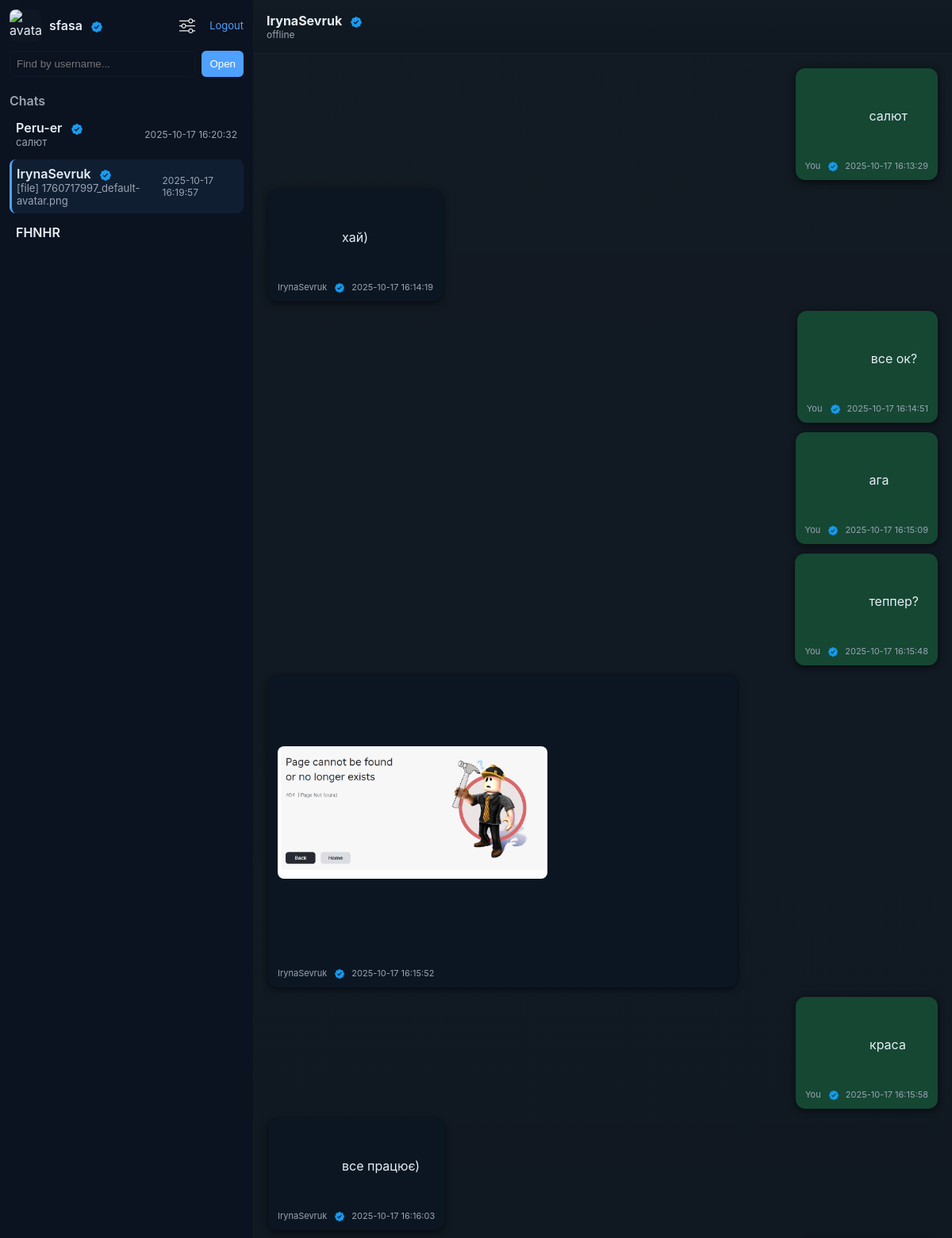
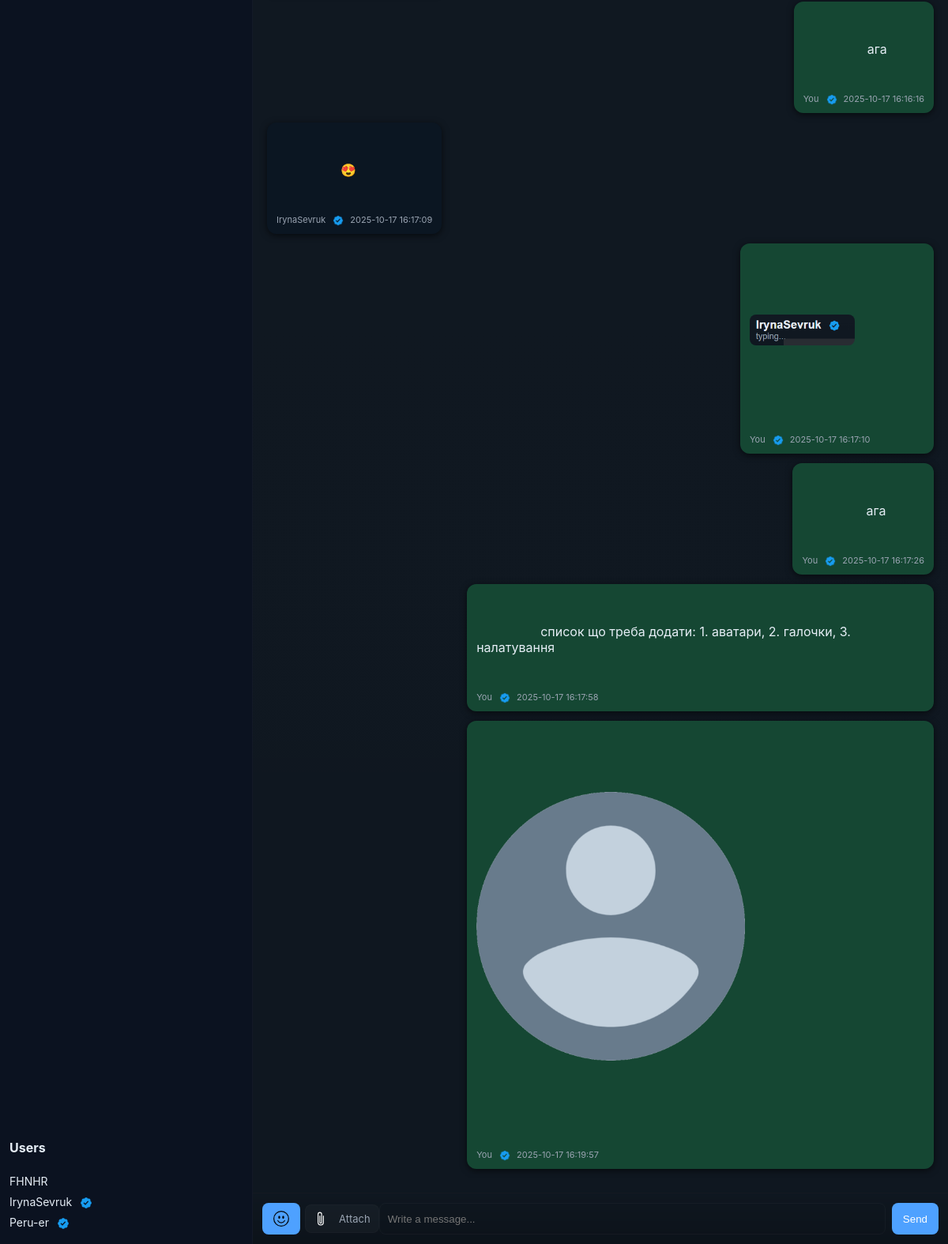
The app's page /chat/1 (signed in) with its own data (2 pictures, top to bottom).
### tables this page shows
CREATE TABLE users
                      (id INTEGER PRIMARY KEY, email TEXT UNIQUE, username TEXT UNIQUE, password TEXT, avatar_url TEXT DEFAULT '', last_seen DATETIME, is_verified INTEGER DEFAULT 0, verification_code TEXT, verification_expiry DATETIME, last_verification_sent DATETIME);

CREATE TABLE messages
                      (id INTEGER PRIMARY KEY AUTOINCREMENT,
                       chat_id INTEGER,
                       sender_id INTEGER,
                       message TEXT,
                       file_url TEXT,
                       file_type TEXT,
                       timestamp DATETIME DEFAULT CURRENT_TIMESTAMP);

### app.py (the view)
@app.get("/chat/{chat_id}", response_class=HTMLResponse, name="chat")
def chat_page(request: Request, chat_id: int):
    user_id = request.session.get('user_id')
    if not user_id:
        return RedirectResponse(url="/login")
    db = get_db_conn()
    me_row = get_user_by_id(db, user_id)
    if not me_row:
        request.session.pop('user_id', None)
        db.close()
        return RedirectResponse(url="/login")
    me = _row_to_dict_with_defaults(me_row, defaults={"avatar_url": "", "is_verified": 0})
    me['is_verified'] = _to_int_flag(me.get('is_verified', 0))
    cur = db.execute("SELECT user1_id, user2_id FROM chats WHERE id = ?", (chat_id,))
    chat_row = cur.fetchone()
    if not chat_row:
        db.close()
        return HTMLResponse(content="Чат не знайдено", status_code=404)
    other_id = chat_row['user1_id'] if chat_row['user1_id'] != me['id'] else chat_row['user2_id']
    other_row = get_user_by_id(db, other_id)
    other = _row_to_dict_with_defaults(other_row or {}, defaults={"avatar_url": "", "is_verified": 0, "username": "Unknown", "email": ""})
    other['is_verified'] = _to_int_flag(other.get('is_verified', 0))
    raw_messages = get_messages(db, chat_id)
    messages = []
    for r in raw_messages:
        m = _row_to_dict_with_defaults(r, defaults={"file_url": "", "file_type": "", "message": ""})
        m['is_verified'] = _to_int_flag(m.get('is_verified', 0))
        messages.append(m)
    chats_raw = list_user_chats(db, me['id'])
    chats = []
    for c in chats_raw:
        cc = dict(c)
        cc['other_avatar'] = cc.get('other_avatar') or ''
        cc['other_is_verified'] = _to_int_flag(cc.get('other_is_verified', 0))
        chats.append(cc)
    rows = db.execute("SELECT id, username, email, avatar_url, is_verified FROM users WHERE id != ? ORDER BY username COLLATE NOCASE", (me['id'],)).fetchall()
    users = []
    for r in rows:
        u = _row_to_dict_with_defaults(r, defaults={"avatar_url": "", "is_verified": 0})
        u['is_verified'] = _to_int_flag(u.get('is_verified', 0))
        users.append(u)
    db.close()
    return templates.TemplateResponse("chat.html", {
        "request": request, "me": me, "other": other, "messages": messages,
        "chat_id": chat_id, "chats": chats, "users": users
    })

### templates/chat.html (shortened to what this page needs)
<!DOCTYPE html>
<html lang="en">
<head>
  <link rel="stylesheet" href="{{ url_for('static', path='css/style.css') }}">
</head>
<body>
  <div class="app">
    <aside class="sidebar">
      <div class="sidebar-header">
        <div style="display:flex;align-items:center;gap:10px;">
          <img src="{{ me['avatar_url']|default(url_for('static', path='icons/default-avatar.png')) }}"
            class="avatar-sm" alt="avatar" width="40" height="40" loading="eager">
          <div>
            <div style="font-weight:600">
              {{ me['username'] }}
              {% if me['is_verified']|default(0)|int == 1 %}
                <img src="{{ url_for('static', path='icons/verified.png') }}" class="verified-icon" alt="verified" title="Verified email">
              {% endif %}
            </div>
          </div>
        </div>
        <div style="display:flex;align-items:center;gap:8px;">
          <a href="{{ url_for('settings') }}" title="Settings" class="icon-btn" style="padding:4px;">
            <img src="{{ url_for('static', path='icons/sliders.svg') }}" alt="settings" style="width:20px;height:20px;filter:invert(1)">
          </a>
          <a class="logout" href="{{ url_for('logout') }}" style="color:var(--accent);text-decoration:none;">Logout</a>
        </div>
      </div>
      <div class="search">
        <form action="{{ url_for('start_chat_by_username') }}" method="POST" class="search-form">
          <input name="username" placeholder="Find by username..." />
          <button type="submit">Open</button>
        </form>
      </div>
      <div class="chats-list">
        <h4>Chats</h4>
        {% for c in chats %}
          <a class="chat-item {% if c['chat_id'] == chat_id %}active{% endif %}" href="{{ url_for('chat', chat_id=c['chat_id']) }}">
            <div style="display:inline-block;vertical-align:middle;">
              <div class="chat-name">
                {{ c['other_username'] }}
                {% if c['other_is_verified']|default(0)|int == 1 %}
                  <img src="{{ url_for('static', path='icons/verified.png') }}" class="verified-icon" alt="verified" title="Verified email">
                {% endif %}
              </div>
              <div class="chat-preview">{{ c['last_message'][:40] }}</div>
            </div>
            <div class="chat-time">{{ c['last_ts'] or '' }}</div>
          </a>
        {% endfor %}
      </div>
      <div class="users-list">
        <h4>Users</h4>
        <ul>
          {% for u in users %}
            <li>
              <a href="{{ url_for('start_chat', receiver_id=u['id']) }}">
                {{ u['username'] }}
                {% if u['is_verified']|default(0)|int == 1 %}
                  <img src="{{ url_for('static', path='icons/verified.png') }}" class="verified-icon" alt="verified" title="Verified email">
                {% endif %}
              </a>
            </li>
          {% endfor %}
        </ul>
      </div>
    </aside>
    <main class="chat-main">
      <header class="chat-header">
        <div class="other-info" id="other-info" style="cursor:pointer;">
          <strong id="other-username">
            {{ other['username'] }}
            {% if other['is_verified']|default(0)|int == 1 %}
              <img src="{{ url_for('static', path='icons/verified.png') }}" class="verified-icon" alt="verified" title="Verified email">
            {% endif %}
          </strong>
          <div id="other-status" class="small" style="color:var(--muted);">offline</div>
        </div>
      </header>
      <section class="messages" id="messages" data-last-id="{{ (messages[-1]['id'] if messages|length>0 else 0) }}">
        {% for m in messages %}
          <div class="message {% if m['sender_id'] == me['id'] %}from-me{% else %}from-other{% endif %}" data-msg-id="{{ m['id'] }}">
            <div class="msg-content">
              <div class="msg-text">
                {% if m['file_url'] %}
                  {% if m['file_type'] == 'image' %}
                    <img src="{{ m['file_url'] }}" class="chat-image" alt="image" data-full="{{ m['file_url'] }}" loading="lazy">
                  {% elif m['file_type'] == 'audio' %}
                    <audio controls src="{{ m['file_url'] }}"></audio>
                    {% if m['message'] and not m['message'].startswith('[file]') %}
                      <div>{{ m['message'] }}</div>
                    {% endif %}
                  {% else %}
                    <a href="{{ m['file_url'] }}" target="_blank" rel="noopener">{{ m['message'] or 'File' }}</a>
                  {% endif %}
                {% else %}
                  {{ m['message'] }}
                {% endif %}
              </div>
              <div class="msg-meta">
                <span class="msg-sender">
                  {% if m['sender_id'] == me['id'] %}
                    You
                    {% if m['is_verified']|default(0)|int == 1 %}
                      <img src="{{ url_for('static', path='icons/verified.png') }}" class="verified-icon-inline" alt="verified" title="Verified email">
                    {% endif %}
                  {% else %}
                    {{ m['username'] }}
                    {% if m['is_verified']|default(0)|int == 1 %}
                      <img src="{{ url_for('static', path='icons/verified.png') }}" class="verified-icon-inline" alt="verified" title="Verified email">
                    {% endif %}
                  {% endif %}
                </span>
                <span class="msg-time">{{ m['timestamp'] }}</span>
              </div>
            </div>
          </div>
        {% endfor %}
      </section>
      <form id="composer" class="composer" onsubmit="return false;">
        <button type="button" id="btn-emoji" class="icon-btn" title="Emoji" aria-label="emoji">
          <img src="{{ url_for('static', path='icons/emoji-icon.svg') }}" alt="emoji" />
        </button>
        <div class="file-input-wrapper">
          <label class="file-label" for="file_input" title="Attach file">
            <img src="{{ url_for('static', path='icons/paperclip.svg') }}" style="width:18px;height:18px;filter:invert(1)">
            <span class="file-name" id="file-name">Attach</span>
          </label>
        </div>
        <input id="message_input" name="message" autocomplete="off" placeholder="Write a message..." required />
        <button id="send_btn" type="submit">Send</button>
      </form>
    </main>
  </div>
</body>
</html>

### static/css/style.css (style rules this page uses)
:root { --bg:#0f1720; --panel:#0b1220; --muted:#9aa4b2; --accent:#4ea1ff; --me-bg:#154733; --other-bg:#0b1622; --text:#e6eef6; font-family: Inter, Roboto, Arial, sans-serif; }
* { box-sizing:border-box }
body { margin:0;background:var(--bg);color:var(--text) }
.app { display:flex;height:100vh;align-items:stretch }
.sidebar { width:320px;background:var(--panel);border-right:1px solid rgba(255,255,255,0.03);display:flex;flex-direction:column;padding:12px;gap:12px }
.sidebar-header { display:flex;justify-content:space-between;align-items:center }
.logout { font-size:13px;color:var(--accent);text-decoration:none }
.search .search-form { display:flex;gap:8px }
.search input { flex:1;padding:8px;border:1px solid rgba(255,255,255,0.03);border-radius:6px;background:transparent;color:var(--text) }
.search button { padding:8px 10px;border-radius:6px;border:0;background:var(--accent);color:white }
.chats-list { overflow:auto;flex:0 0 auto }
.chats-list h4 { margin:8px 0 6px 0;color:var(--muted);font-weight:600 }
.chat-item { display:flex;justify-content:space-between;align-items:center;padding:8px;border-radius:8px;text-decoration:none;color:inherit;margin-bottom:6px }
.chat-item.active { background:rgba(78,161,255,0.08);border-left:3px solid var(--accent);padding-left:6px }
.chat-name { font-weight:600 }
.chat-preview { font-size:13px;color:var(--muted) }
.chat-time { font-size:12px;color:var(--muted) }
.users-list { margin-top:auto }
.users-list ul { list-style:none;padding:0;margin:6px 0 0 0 }
.users-list li { margin-bottom:6px }
.users-list a { color:inherit;text-decoration:none;font-size:14px }
.chat-main { flex:1;display:flex;flex-direction:column }
.chat-header { padding:16px;border-bottom:1px solid rgba(255,255,255,0.03);background:linear-gradient(180deg, rgba(255,255,255,0.01), transparent);display:flex;align-items:center;gap:12px }
.messages { flex:1;padding:18px;overflow:auto;background:linear-gradient(180deg, rgba(255,255,255,0.01), transparent) }
.message { max-width:70%;margin-bottom:12px;display:flex }
.from-me { margin-left:auto;justify-content:flex-end }
.msg-content { background:var(--other-bg);padding:10px 12px;border-radius:12px;box-shadow:0 2px 8px rgba(0,0,0,0.6);color:var(--text) }
.from-me .msg-content { background:var(--me-bg) }
.msg-text { white-space:pre-wrap }
.msg-meta { font-size:11px;color:var(--muted);margin-top:6px;display:flex;gap:8px }
.composer { display:flex;padding:12px;border-top:1px solid rgba(255,255,255,0.03);background:linear-gradient(180deg, transparent, rgba(0,0,0,0.2)) }
.composer input { flex:1;padding:10px;border-radius:8px;border:1px solid rgba(255,255,255,0.03);margin-right:8px;background:transparent;color:var(--text) }
.composer button { padding:10px 14px;border-radius:8px;border:0;background:var(--accent);color:white }
.small { font-size:12px;color:var(--muted) }
.msg-content img.chat-image { max-width:60%; height:auto; }
.file-input-wrapper { display:inline-flex; align-items:center; gap:8px; }
.file-label { display:inline-flex; align-items:center; gap:8px; padding:8px 10px; border-radius:8px; background:rgba(255,255,255,0.03); cursor:pointer; border:1px solid rgba(255,255,255,0.02); color:var(--text); }
.file-name { font-size:13px; color:var(--muted); margin-left:6px; max-width:160px; overflow:hidden; text-overflow:ellipsis; white-space:nowrap; }
.avatar-sm { width: 40px; height: 40px; border-radius: 8px; object-fit: cover; display: inline-block; vertical-align: middle; }
.sidebar .avatar-sm, .chat-item .avatar-xs, #profile_panel .avatar-lg { max-width: 100%; height: auto; }
.msg-content img.chat-image { max-width: 60%; max-height: 60vh; width: auto; height: auto; border-radius: 8px; object-fit: cover; display: block; margin-bottom: 6px; cursor: pointer; }
.avatar-sm, .avatar-xs, .avatar-lg { background-color: rgba(255,255,255,0.02); overflow: hidden; display: inline-block; }
img { max-width: 100%; }
img[alt="avatar"] { object-fit: cover; }

### records on screen
users: username "sfasa"
users: other_username "Peru-er", c "салют", c "2025-10-17 16:20:32", username "Peru-er", is_verified 1 (drawn)
users: other_username "IrynaSevruk", c "[file] 1760717997_default-avatar.png", c "2025-10-17 16:19:57", username "IrynaSevruk", is_verified 1 (drawn)
users: other_username "FHNHR", username "FHNHR"
messages: message "салют", timestamp "2025-10-17 16:13:29"
messages: message "хай)", username "IrynaSevruk", timestamp "2025-10-17 16:14:19"
messages: message "все ок?", timestamp "2025-10-17 16:14:51"
messages: message "ага", timestamp "2025-10-17 16:15:09"
messages: message "теппер?", timestamp "2025-10-17 16:15:48"
messages: file_url (picture), username "IrynaSevruk", timestamp "2025-10-17 16:15:52"
messages: message "краса", timestamp "2025-10-17 16:15:58"
messages: message "все працює)", username "IrynaSevruk", timestamp "2025-10-17 16:16:03"
messages: message "ага", timestamp "2025-10-17 16:16:16"
messages: message "😍", username "IrynaSevruk", timestamp "2025-10-17 16:17:09"
messages: file_url (picture), timestamp "2025-10-17 16:17:10"
messages: message "ага", timestamp "2025-10-17 16:17:26"
messages: message "список що треба додати: 1. аватари, 2. галочки, 3. налатування", timestamp "2025-10-17 16:17:58"
messages: file_url (placeholder picture), timestamp "2025-10-17 16:19:57"
